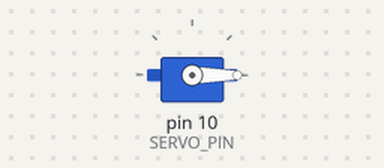
This sketch was run on a simulated Arduino Uno, built with avr-gcc and run on an emulated ATmega328P. Shown: servo.

Above: at 2.05 s.
At 3.8 s:
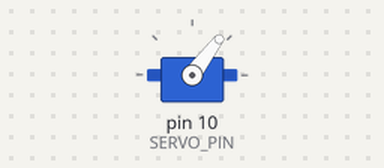
At 5.6 s:
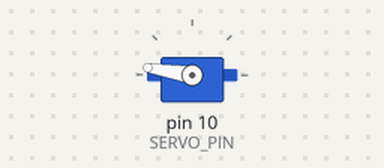
At 9.15 s:
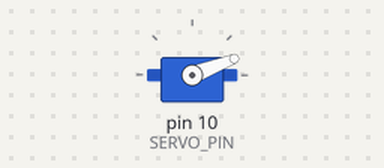
Timing chart, 0 to 11.7 s (numbered marks = the images above):
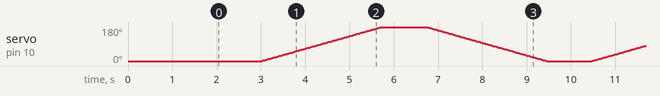

The sketch:

servo_motor.ino
```cpp
#include <Servo.h>
#define SERVO_PIN   10

Servo servo;
int angle = 0;     // initializing angle
void setup() {
  servo.attach(SERVO_PIN);
  servo.write(angle);
  delay(2000);
}

void loop() {
  delay(1000);
  for (angle= 0; angle <= 180; angle+= 1) { // rotae 180 degree clockwise

    servo.write(angle);
    delay(15);
  }
  delay(1000);
  for (angle = 180; angle >= 0; angle-= 1) { // rotate 180 degree anticlockwise
    servo.write(angle);
    delay(15);
  }
}
```
